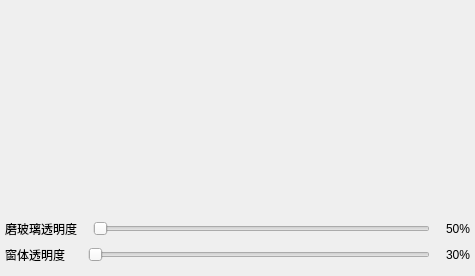
<?xml version="1.0" encoding="UTF-8"?>
<ui version="4.0">
 <class>MSkinChanger</class>
 <widget class="QWidget" name="MSkinChanger">
  <property name="geometry">
   <rect>
    <x>0</x>
    <y>0</y>
    <width>475</width>
    <height>276</height>
   </rect>
  </property>
  <property name="windowTitle">
   <string>Form</string>
  </property>
  <layout class="QVBoxLayout" name="verticalLayout">
   <property name="spacing">
    <number>0</number>
   </property>
   <property name="leftMargin">
    <number>0</number>
   </property>
   <property name="topMargin">
    <number>0</number>
   </property>
   <property name="rightMargin">
    <number>0</number>
   </property>
   <property name="bottomMargin">
    <number>0</number>
   </property>
   <item>
    <widget class="QjtTabBar" name="tabBar" native="true"/>
   </item>
   <item>
    <widget class="QStackedWidget" name="stackedWidget"/>
   </item>
   <item>
    <layout class="QHBoxLayout" name="horizontalLayout_2">
     <property name="spacing">
      <number>16</number>
     </property>
     <property name="bottomMargin">
      <number>6</number>
     </property>
     <item>
      <spacer name="horizontalSpacer_2">
       <property name="orientation">
        <enum>Qt::Horizontal</enum>
       </property>
       <property name="sizeType">
        <enum>QSizePolicy::Fixed</enum>
       </property>
       <property name="sizeHint" stdset="0">
        <size>
         <width>5</width>
         <height>20</height>
        </size>
       </property>
      </spacer>
     </item>
     <item>
      <widget class="QLabel" name="label">
       <property name="text">
        <string>磨玻璃透明度</string>
       </property>
      </widget>
     </item>
     <item>
      <widget class="QSlider" name="areoTransparent">
       <property name="minimum">
        <number>50</number>
       </property>
       <property name="maximum">
        <number>255</number>
       </property>
       <property name="orientation">
        <enum>Qt::Horizontal</enum>
       </property>
      </widget>
     </item>
     <item>
      <widget class="QLabel" name="areoLabel">
       <property name="text">
        <string>50%</string>
       </property>
      </widget>
     </item>
     <item>
      <spacer name="horizontalSpacer_4">
       <property name="orientation">
        <enum>Qt::Horizontal</enum>
       </property>
       <property name="sizeType">
        <enum>QSizePolicy::Fixed</enum>
       </property>
       <property name="sizeHint" stdset="0">
        <size>
         <width>5</width>
         <height>20</height>
        </size>
       </property>
      </spacer>
     </item>
    </layout>
   </item>
   <item>
    <layout class="QHBoxLayout" name="horizontalLayout_3">
     <property name="spacing">
      <number>16</number>
     </property>
     <property name="bottomMargin">
      <number>6</number>
     </property>
     <item>
      <spacer name="horizontalSpacer_3">
       <property name="orientation">
        <enum>Qt::Horizontal</enum>
       </property>
       <property name="sizeType">
        <enum>QSizePolicy::Fixed</enum>
       </property>
       <property name="sizeHint" stdset="0">
        <size>
         <width>5</width>
         <height>20</height>
        </size>
       </property>
      </spacer>
     </item>
     <item>
      <widget class="QLabel" name="label_2">
       <property name="text">
        <string>窗体透明度  </string>
       </property>
      </widget>
     </item>
     <item>
      <widget class="QSlider" name="widgetTransparent">
       <property name="minimum">
        <number>50</number>
       </property>
       <property name="maximum">
        <number>255</number>
       </property>
       <property name="orientation">
        <enum>Qt::Horizontal</enum>
       </property>
      </widget>
     </item>
     <item>
      <widget class="QLabel" name="widgetLabel">
       <property name="text">
        <string>30%</string>
       </property>
      </widget>
     </item>
     <item>
      <spacer name="horizontalSpacer_5">
       <property name="orientation">
        <enum>Qt::Horizontal</enum>
       </property>
       <property name="sizeType">
        <enum>QSizePolicy::Fixed</enum>
       </property>
       <property name="sizeHint" stdset="0">
        <size>
         <width>5</width>
         <height>20</height>
        </size>
       </property>
      </spacer>
     </item>
    </layout>
   </item>
   <item>
    <spacer name="verticalSpacer">
     <property name="orientation">
      <enum>Qt::Vertical</enum>
     </property>
     <property name="sizeType">
      <enum>QSizePolicy::Fixed</enum>
     </property>
     <property name="sizeHint" stdset="0">
      <size>
       <width>20</width>
       <height>5</height>
      </size>
     </property>
    </spacer>
   </item>
  </layout>
 </widget>
 <customwidgets>
  <customwidget>
   <class>QjtTabBar</class>
   <extends>QWidget</extends>
   <header>QjtTabBar.h</header>
   <container>1</container>
  </customwidget>
 </customwidgets>
 <resources/>
 <connections/>
</ui>
